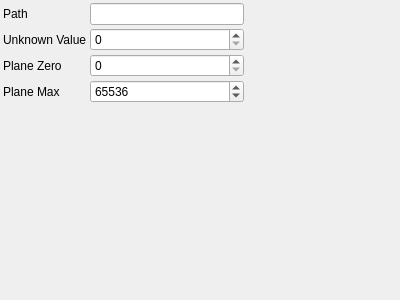
<?xml version="1.0" encoding="UTF-8"?>
<ui version="4.0">
 <class>DummyProviderParametersControlWidget</class>
 <widget class="QWidget" name="DummyProviderParametersControlWidget">
  <property name="geometry">
   <rect>
    <x>0</x>
    <y>0</y>
    <width>400</width>
    <height>300</height>
   </rect>
  </property>
  <property name="windowTitle">
   <string>DummyProviderParameters</string>
  </property>
   <layout class="QGridLayout" name="gridLayout">
    <property name="margin">
     <number>3</number>
    </property>
    <property name="spacing">
     <number>3</number>
    </property>
    <item row="0" column="0">
     <widget class="QLabel" name="label_0">
       <property name="text">
         <string>Path</string>
       </property>
     </widget>
    </item>
    <item row="0" column="1">
     <widget class="QLineEdit" name="pathEdit">
       <property name="toolTip">
         <string>Path</string>
       </property>
     </widget>
    </item>
    <item row="1" column="0">
     <widget class="QLabel" name="label_1">
       <property name="text">
         <string>Unknown Value</string>
       </property>
       <property name="tags" stdset="0">
           <string>advanced</string>
       </property>
     </widget>
    </item>
    <item row="1" column="1">
     <widget class="QSpinBox" name="unknownValueSpinBox">
       <property name="toolTip">
         <string>Unknown Value</string>
       </property>
       <property name="minimum">
        <number>0</number>
       </property>
       <property name="maximum">
        <number>3000000</number>
       </property>
       <property name="singleStep">
        <number>1</number>
       </property>
       <property name="value">
        <number>0</number>
       </property>
       <property name="tags" stdset="0">
           <string>advanced</string>
       </property>
     </widget>
    </item>
    <item row="2" column="0">
     <widget class="QLabel" name="label_2">
       <property name="text">
         <string>Plane Zero</string>
       </property>
       <property name="tags" stdset="0">
           <string>advanced</string>
       </property>
     </widget>
    </item>
    <item row="2" column="1">
     <widget class="QSpinBox" name="planeZeroSpinBox">
       <property name="toolTip">
         <string>Plane Zero</string>
       </property>
       <property name="minimum">
        <number>0</number>
       </property>
       <property name="maximum">
        <number>3000000</number>
       </property>
       <property name="singleStep">
        <number>1</number>
       </property>
       <property name="value">
        <number>0</number>
       </property>
       <property name="tags" stdset="0">
           <string>advanced</string>
       </property>
     </widget>
    </item>
    <item row="3" column="0">
     <widget class="QLabel" name="label_3">
       <property name="text">
         <string>Plane Max</string>
       </property>
       <property name="tags" stdset="0">
           <string>advanced</string>
       </property>
     </widget>
    </item>
    <item row="3" column="1">
     <widget class="QSpinBox" name="planeMaxSpinBox">
       <property name="toolTip">
         <string>Plane Max</string>
       </property>
       <property name="minimum">
        <number>0</number>
       </property>
       <property name="maximum">
        <number>3000000</number>
       </property>
       <property name="singleStep">
        <number>1</number>
       </property>
       <property name="value">
        <number>65536</number>
       </property>
       <property name="tags" stdset="0">
           <string>advanced</string>
       </property>
     </widget>
    </item>
   <item row="4" column="0">
    <spacer name="verticalSpacer">
     <property name="orientation">
      <enum>Qt::Vertical</enum>
     </property>
     <property name="sizeHint" stdset="0">
      <size>
       <width>0</width>
       <height>0</height>
      </size>
     </property>
    </spacer>
   </item>
   <item row="4" column="2">
    <spacer name="horizontalSpacer">
     <property name="orientation">
      <enum>Qt::Horizontal</enum>
     </property>
     <property name="sizeHint" stdset="0">
      <size>
       <width>0</width>
       <height>0</height>
      </size>
     </property>
    </spacer>
   </item>
  </layout>
 </widget>
 <layoutdefault spacing="3" margin="3"/>
 <resources/>
 <connections>
  <connection>
   <sender>pathEdit</sender>
   <signal>textChanged(QString)</signal>
   <receiver>DummyProviderParametersControlWidget</receiver>
   <slot>changeParameters()</slot>
  </connection>
  <connection>
   <sender>unknownValueSpinBox</sender>
   <signal>valueChanged(int)</signal>
   <receiver>DummyProviderParametersControlWidget</receiver>
   <slot>changeParameters()</slot>
  </connection>
  <connection>
   <sender>planeZeroSpinBox</sender>
   <signal>valueChanged(int)</signal>
   <receiver>DummyProviderParametersControlWidget</receiver>
   <slot>changeParameters()</slot>
  </connection>
  <connection>
   <sender>planeMaxSpinBox</sender>
   <signal>valueChanged(int)</signal>
   <receiver>DummyProviderParametersControlWidget</receiver>
   <slot>changeParameters()</slot>
  </connection>
 </connections>
 <slots>
  <slot>changeParameters()</slot>
 </slots>
 <customwidgets>
 </customwidgets>
</ui>
